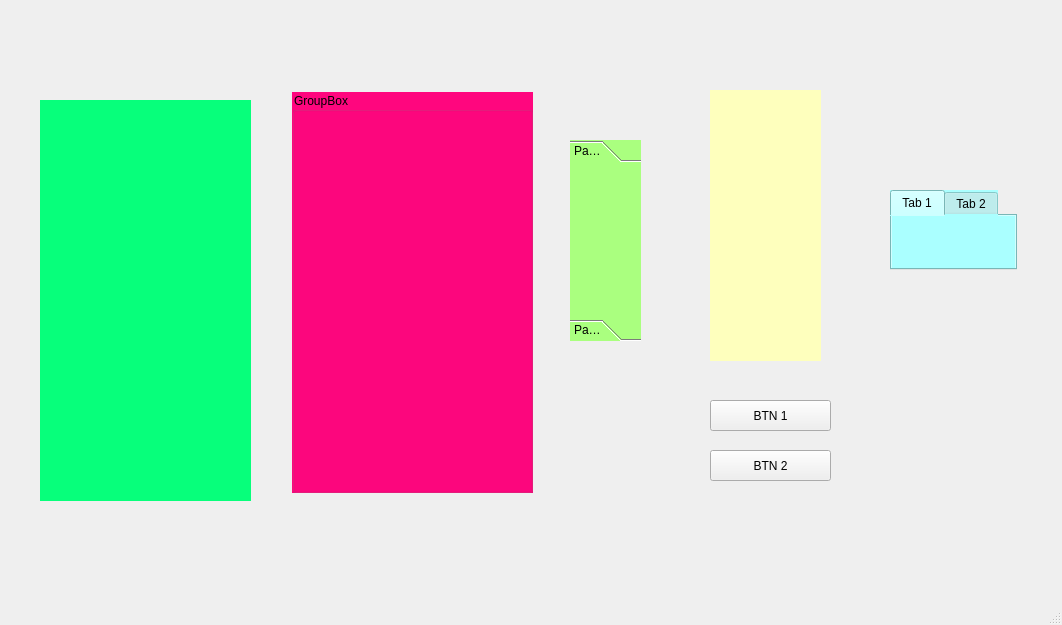
<?xml version="1.0" encoding="UTF-8"?>
<ui version="4.0">
 <class>MainWindow</class>
 <widget class="QMainWindow" name="MainWindow">
  <property name="geometry">
   <rect>
    <x>0</x>
    <y>0</y>
    <width>1062</width>
    <height>625</height>
   </rect>
  </property>
  <property name="windowTitle">
   <string>MainWindow</string>
  </property>
  <widget class="QWidget" name="centralwidget">
   <widget class="QWidget" name="widget" native="true">
    <property name="geometry">
     <rect>
      <x>40</x>
      <y>100</y>
      <width>211</width>
      <height>401</height>
     </rect>
    </property>
    <property name="styleSheet">
     <string notr="true">background-color: rgb(7, 255, 123);</string>
    </property>
   </widget>
   <widget class="QGroupBox" name="groupBox">
    <property name="geometry">
     <rect>
      <x>292</x>
      <y>92</y>
      <width>241</width>
      <height>401</height>
     </rect>
    </property>
    <property name="styleSheet">
     <string notr="true">background-color: rgb(255, 6, 126);</string>
    </property>
    <property name="title">
     <string>GroupBox</string>
    </property>
   </widget>
   <widget class="QToolBox" name="toolBox">
    <property name="geometry">
     <rect>
      <x>570</x>
      <y>140</y>
      <width>71</width>
      <height>201</height>
     </rect>
    </property>
    <property name="styleSheet">
     <string notr="true">background-color: rgb(170, 255, 127);</string>
    </property>
    <property name="currentIndex">
     <number>0</number>
    </property>
    <widget class="QWidget" name="page">
     <property name="geometry">
      <rect>
       <x>0</x>
       <y>0</y>
       <width>71</width>
       <height>141</height>
      </rect>
     </property>
     <attribute name="label">
      <string>Page 1</string>
     </attribute>
    </widget>
    <widget class="QWidget" name="page_2">
     <property name="geometry">
      <rect>
       <x>0</x>
       <y>0</y>
       <width>100</width>
       <height>30</height>
      </rect>
     </property>
     <attribute name="label">
      <string>Page 2</string>
     </attribute>
    </widget>
   </widget>
   <widget class="QStackedWidget" name="stackedWidget">
    <property name="geometry">
     <rect>
      <x>710</x>
      <y>90</y>
      <width>111</width>
      <height>271</height>
     </rect>
    </property>
    <property name="styleSheet">
     <string notr="true">background-color: rgb(254, 255, 189);</string>
    </property>
    <widget class="QWidget" name="page_3"/>
    <widget class="QWidget" name="page_4"/>
   </widget>
   <widget class="QTabWidget" name="tabWidget">
    <property name="geometry">
     <rect>
      <x>890</x>
      <y>190</y>
      <width>127</width>
      <height>80</height>
     </rect>
    </property>
    <property name="styleSheet">
     <string notr="true">background-color: rgb(170, 255, 255);</string>
    </property>
    <widget class="QWidget" name="tab">
     <attribute name="title">
      <string>Tab 1</string>
     </attribute>
    </widget>
    <widget class="QWidget" name="tab_2">
     <attribute name="title">
      <string>Tab 2</string>
     </attribute>
    </widget>
   </widget>
   <widget class="QPushButton" name="btn1">
    <property name="geometry">
     <rect>
      <x>710</x>
      <y>400</y>
      <width>121</width>
      <height>31</height>
     </rect>
    </property>
    <property name="text">
     <string>BTN 1</string>
    </property>
   </widget>
   <widget class="QPushButton" name="btn2">
    <property name="geometry">
     <rect>
      <x>710</x>
      <y>450</y>
      <width>121</width>
      <height>31</height>
     </rect>
    </property>
    <property name="text">
     <string>BTN 2</string>
    </property>
   </widget>
  </widget>
  <widget class="QMenuBar" name="menubar">
   <property name="geometry">
    <rect>
     <x>0</x>
     <y>0</y>
     <width>1062</width>
     <height>22</height>
    </rect>
   </property>
  </widget>
  <widget class="QStatusBar" name="statusbar"/>
 </widget>
 <resources/>
 <connections/>
</ui>
